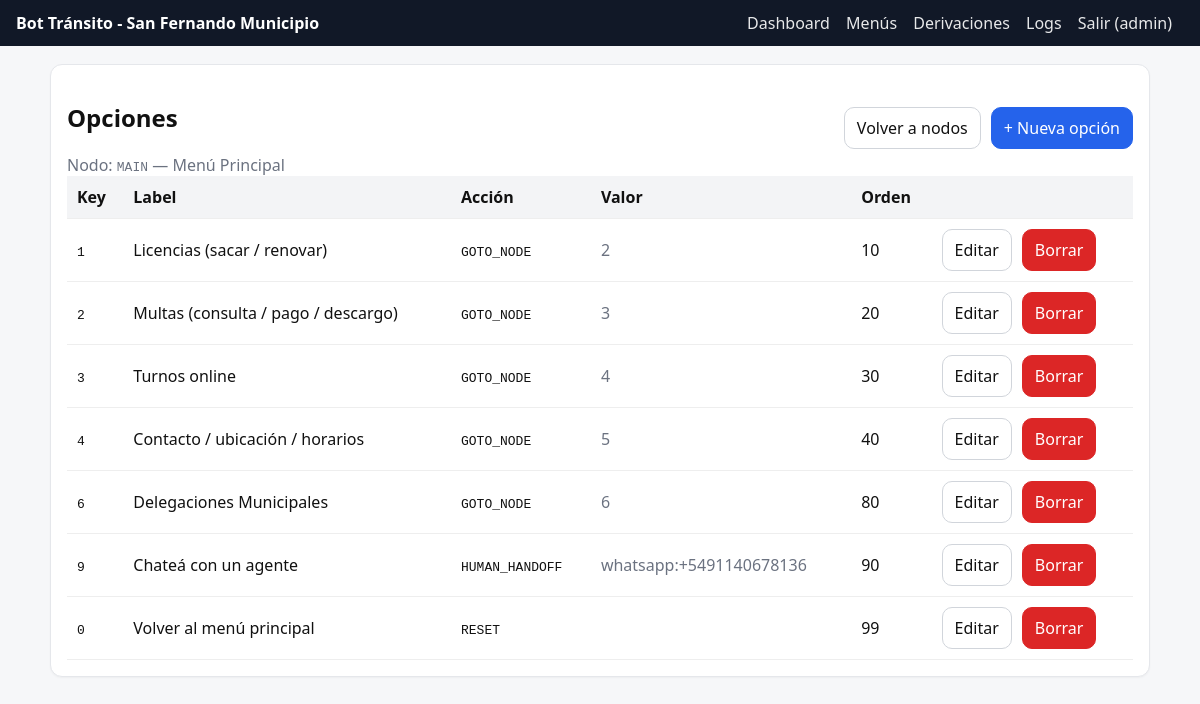
The page /admin/options.php?node_id=1 (signed in) on the database its author committed.
### tables this page shows
CREATE TABLE `bot_nodes` (
  `id` int(11) NOT NULL,
  `key_name` varchar(80) NOT NULL,
  `title` varchar(120) NOT NULL,
  `message` text NOT NULL,
  `media_url` varchar(255) DEFAULT NULL,
  `is_terminal` tinyint(1) NOT NULL DEFAULT 0,
  `updated_at` datetime DEFAULT current_timestamp() ON UPDATE current_timestamp()
);

CREATE TABLE `bot_options` (
  `id` int(11) NOT NULL,
  `node_id` int(11) NOT NULL,
  `option_key` varchar(20) NOT NULL,
  `label` varchar(200) NOT NULL,
  `action_type` varchar(30) NOT NULL,
  `action_value` text DEFAULT NULL,
  `sort_order` int(11) NOT NULL DEFAULT 0
);

### public/admin/options.php (the view, shortened to what this page needs)
<?php
require_once __DIR__ . '/_layout.php';
$pdo = Db::pdo();
$nodeId = isset($_GET['node_id']) ? (int)$_GET['node_id'] : 0;
$stmt = $pdo->prepare('SELECT id, key_name, title FROM bot_nodes WHERE id=?');
$stmt->execute([$nodeId]);
$node = $stmt->fetch();
$rows = $pdo->prepare('SELECT * FROM bot_options WHERE node_id=? ORDER BY sort_order ASC, id ASC');
$rows->execute([$nodeId]);
$options = $rows->fetchAll();
?>
<div class="card">
  <div class="row" style="justify-content:space-between">
    <div>
      <h2>Opciones</h2>
      <div class="muted">Nodo: <code><?php echo h($node['key_name']); ?></code> — <?php echo h($node['title']); ?></div>
    </div>
    <div class="row">
      <a class="btn" href="nodes.php">Volver a nodos</a>
      <a class="btn primary" href="option_edit.php?node_id=<?php echo (int)$nodeId; ?>">+ Nueva opción</a>
    </div>
  </div>
  <table>
    <thead>
      <tr>
        <th>Key</th><th>Label</th><th>Acción</th><th>Valor</th><th>Orden</th><th></th>
      </tr>
    </thead>
    <tbody>
      <?php foreach ($options as $o): ?>
        <tr>
          <td><code><?php echo h($o['option_key']); ?></code></td>
          <td><?php echo h($o['label']); ?></td>
          <td><code><?php echo h($o['action_type']); ?></code></td>
          <td class="muted"><?php echo h((string)$o['action_value']); ?></td>
          <td><?php echo (int)$o['sort_order']; ?></td>
          <td>
            <div class="row">
              <a class="btn" href="option_edit.php?node_id=<?php echo (int)$nodeId; ?>&id=<?php echo (int)$o['id']; ?>">Editar</a>
              <a class="btn danger" href="options.php?node_id=<?php echo (int)$nodeId; ?>&delete=<?php echo (int)$o['id']; ?>" onclick="return confirm('¿Borrar opción?')">Borrar</a>
            </div>
          </td>
        </tr>
      <?php endforeach; ?>
    </tbody>
  </table>
</div>
<?php include __DIR__ . '/_footer.php'; ?>

### public/admin/_layout.php (style rules this page uses)
body { font-family:system-ui, -apple-system, Segoe UI, Roboto, Arial; margin:0; background:#f6f7f9; color:#111; }
.card { background:#fff; border:1px solid #e5e7eb; border-radius:12px; padding:16px; box-shadow:0 1px 2px rgba(0,0,0,.04); }
table { width:100%; border-collapse:collapse; }
th,td { padding:10px; border-bottom:1px solid #eee; text-align:left; }
th { background:#f3f4f6; font-weight:600 }
.btn { display:inline-block; padding:9px 12px; border-radius:10px; border:1px solid #d1d5db; background:#fff; color:#111; text-decoration:none; cursor:pointer }
.btn.primary { background:#2563eb; border-color:#2563eb; color:#fff }
.btn.danger { background:#dc2626; border-color:#dc2626; color:#fff }
.row { display:flex; gap:10px; flex-wrap:wrap; align-items:center }
.muted { color:#6b7280 }

### rows shown on the page
bot_nodes: key_name "MAIN", title "Menú Principal"
bot_options: option_key "1", label "Licencias (sacar / renovar)", action_type "GOTO_NODE", action_value "2", sort_order "10"
bot_options: option_key "2", label "Multas (consulta / pago / descargo)", action_type "GOTO_NODE", action_value "3", sort_order "20"
bot_options: option_key "3", label "Turnos online", action_type "GOTO_NODE", action_value "4", sort_order "30"
bot_options: option_key "4", label "Contacto / ubicación / horarios", action_type "GOTO_NODE", action_value "5", sort_order "40"
bot_options: option_key "6", label "Delegaciones Municipales", action_type "GOTO_NODE", action_value "6", sort_order "80"
bot_options: option_key "9", label "Chateá con un agente", action_type "HUMAN_HANDOFF", action_value "whatsapp:+5491140678136", sort_order "90"
bot_options: option_key "0", label "Volver al menú principal", action_type "RESET", sort_order "99"

### other values the page prints
$_SESSION['admin_username'] "admin"
